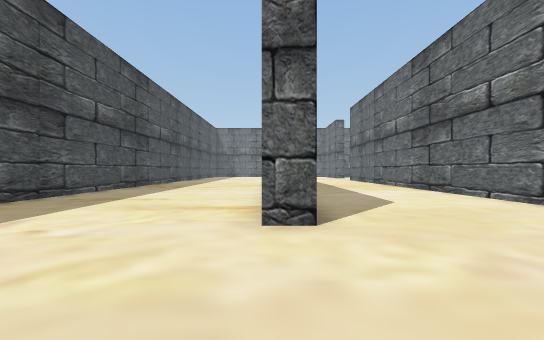
[1] (above)

24 first-person views from a walk through a 3-D level made in the Unity game engine. The camera is 1.5 m above the floor, looks level and sees 85° across. The floor is counted in squares, 2 m on a side. Each view is taken from the middle of a square. On the plan, view 1 faces up. The plan holds only what a view shows up to about 10 squares ahead; the rest is blank. The place goes on beyond the plan.

[2]
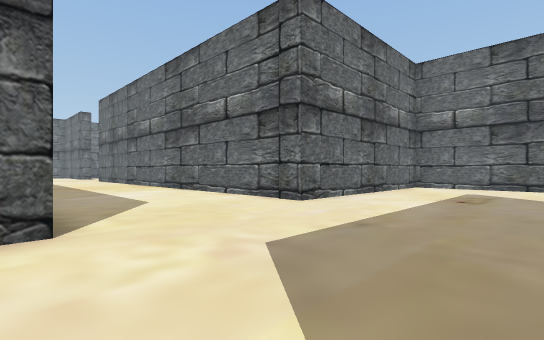

[3]
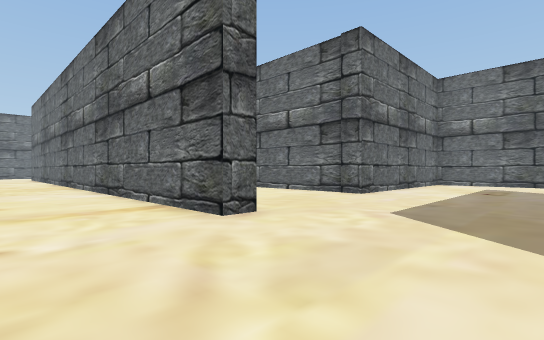

[4]
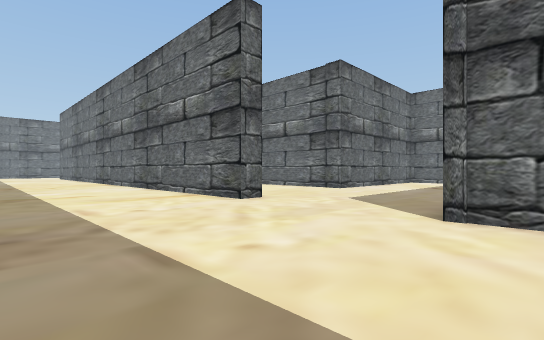

[5]
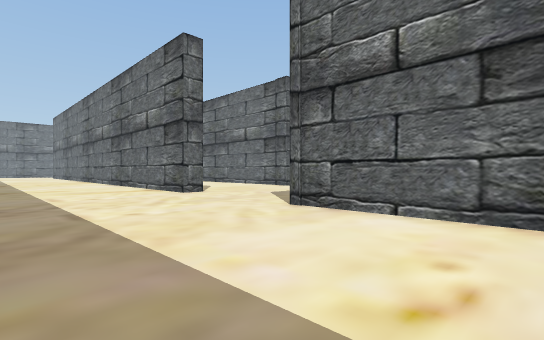

[6]
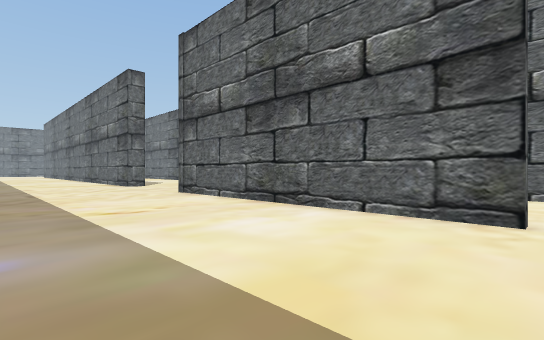

[7]
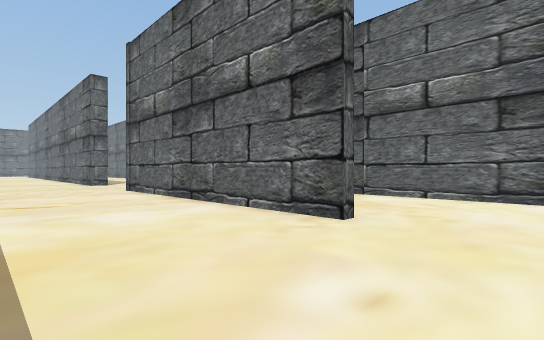

[8]
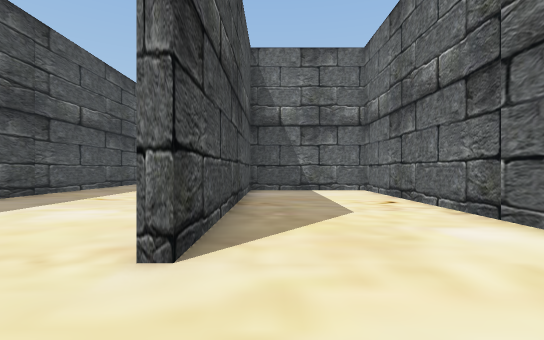

[9]
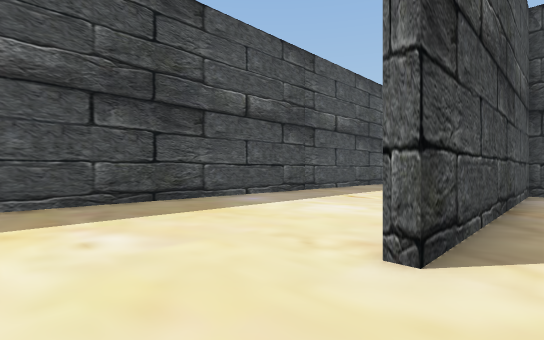

[10]
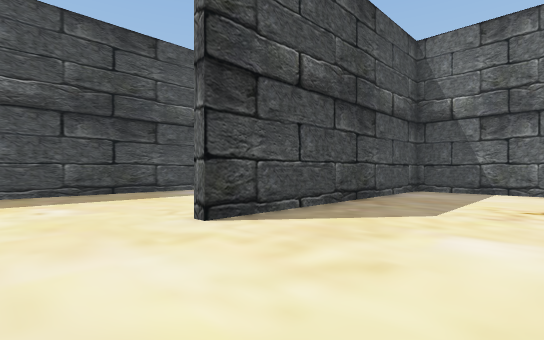

[11]
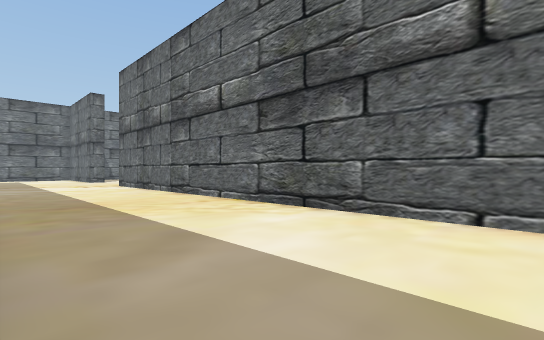

[12]
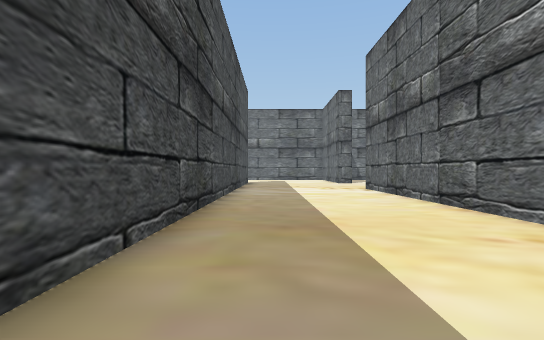

[13]
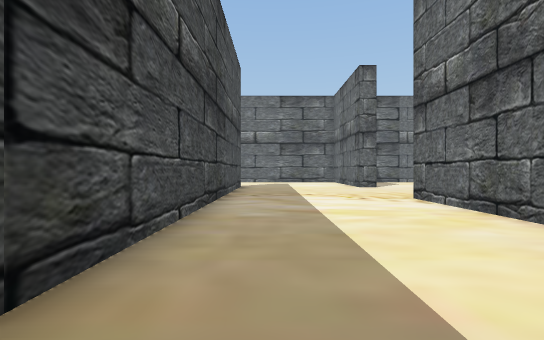

[14]
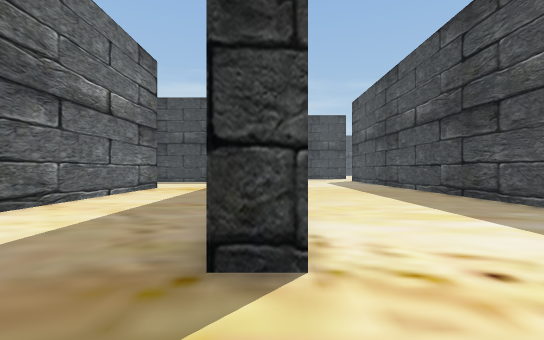

[15]
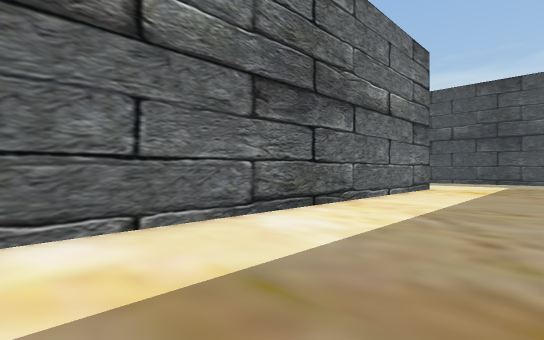

[16]
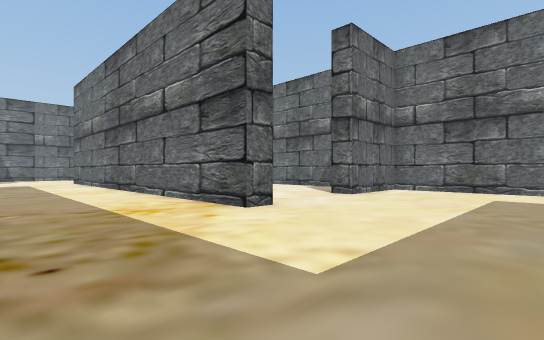

[17]
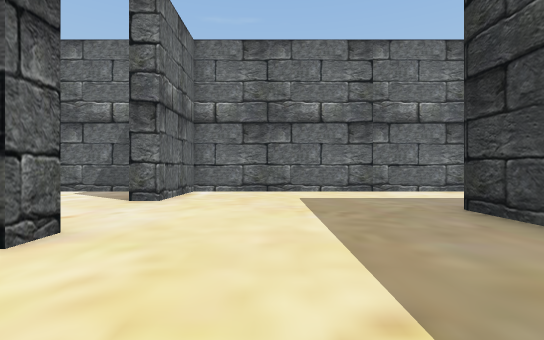

[18]
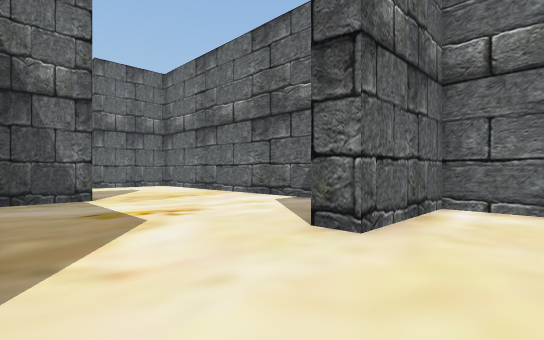

[19]
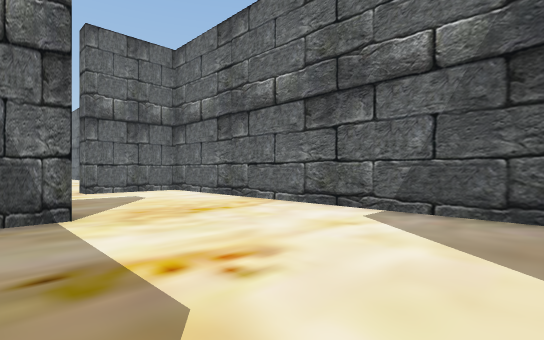

[20]
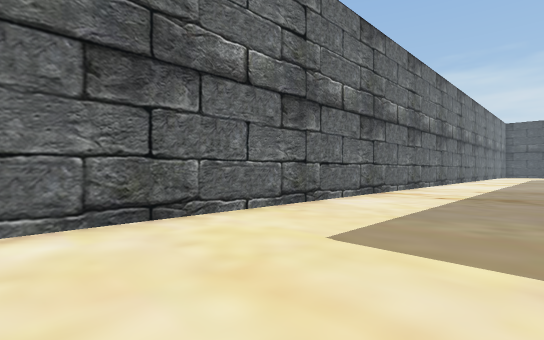

[21]
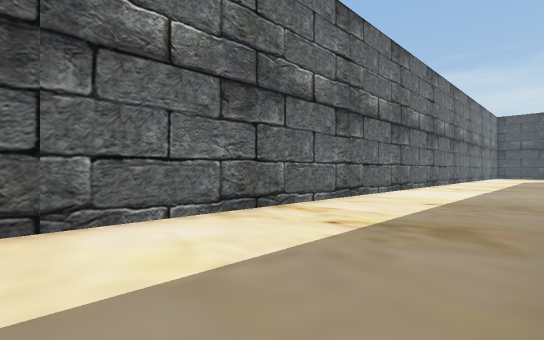

[22]
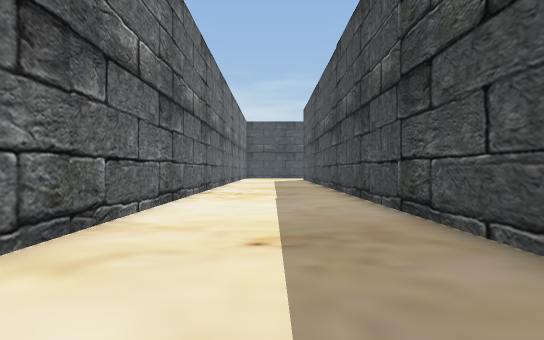

[23]
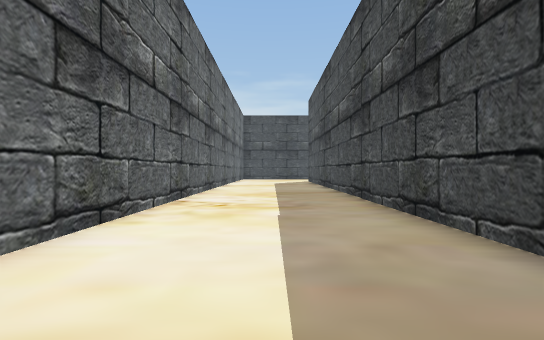

[24]
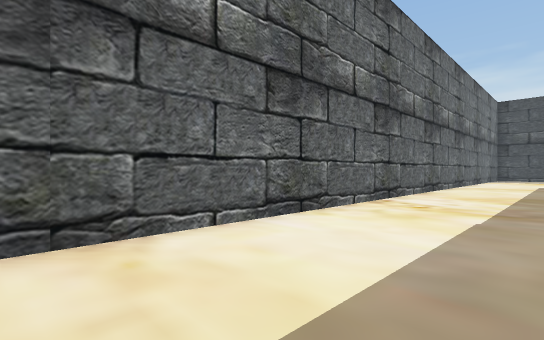

### Floor plan
Points are (right, up) in squares from view 1. A wall is a line through its corners. A room is listed if a view was taken in it or the views show most of it. See-through windows are left out.
Room 1 (views 1, 2, 3, 4, 5, 6, 7, 8, 9, 10, 11, 12, 13, 14, 15, 16, 17, 18, 19, 20, 21, 22, 23, 24)
walls: (9.6, 4.6) (5.7, 4.6) (5.7, 21.8) (6.5, 21.8); (11.9, 5.4) (13.8, 5.4); (0.6, 4) (-0.1, 4) (-0.1, 11.2); (11.6, 11.5) (10.8, 11.5) (10.8, 23.9); (3.6, -1) (0.2, -1) (0.2, -9.6); (13.6, -0.5) (13.6, -11); (18.4, 13.1) (18.4, 21.8); (-6.1, 10) (-6.1, 6.6); (14.1, 18.1) (12.2, 18.1); (-6.1, -2) (-6.1, -11.8); (-0.1, -9.6) (-0.1, -0.6); (4.4, -11.6) (4.4, -2); (0.6, 24) (0.6, 11.5); (16.6, 23.6) (15.4, 23.6) (15.4, 24.2); (18.4, -11.8) (18.4, 11.7) (15.2, 11.7) (15.2, 12.5)

Positions as (right, up) in squares from view 1, and headings:
1: (0, 0), facing up
2: (0, 0), facing up-right
3: (-3, 0), facing up-right
4: (-5, -2), facing up-right
5: (-5, -5), facing up-right
6: (-5, -10), facing up-right
7: (-4, -12), facing up-right
8: (1, -12), facing up
9: (1, -12), facing up-left
10: (4, -12), facing up-left
11: (1, 7), facing up-right
12: (2, 10), facing up
13: (2, 14), facing up
14: (6, 24), facing down
15: (7, 24), facing down-right
16: (7, 7), facing up-right
17: (8, 9), facing right
18: (12, 10), facing up-right
19: (13, 13), facing up-right
20: (14, 11), facing down-right
21: (14, 6), facing down-right
22: (16, 2), facing down
23: (16, -1), facing down
24: (15, -1), facing down-right
